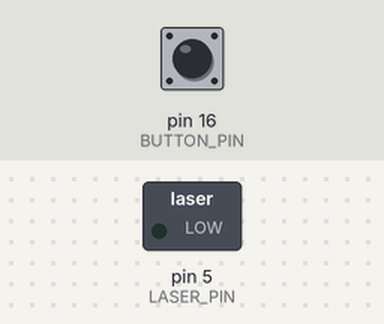
This sketch was run on a simulated Arduino Uno, built with avr-gcc and run on an emulated ATmega328P. On the bench: switched loads named in the sketch (green lamp = pin HIGH). The inputs (shaded band) are chosen by the test bench; at power-on: pin 16 (BUTTON_PIN) LOW.

Above: at 1.2 s.
1.3 s: pin 16 (BUTTON_PIN) pulled HIGH for 0.25 s
At 1.5 s:
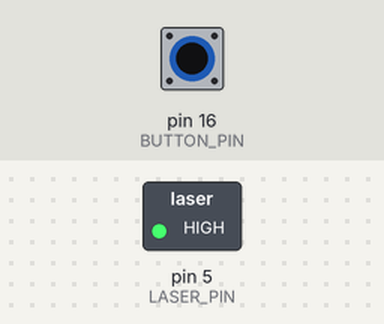
3.1 s: pin 16 (BUTTON_PIN) pulled HIGH for 3.2 s
At 7.7 s:
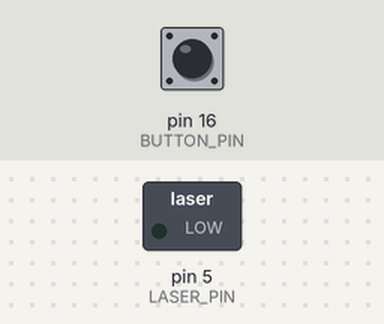
Timing chart, 0 to 9.2 s (numbered marks = the images above; inputs shaded):
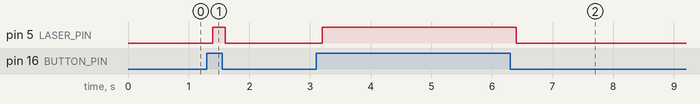

Measured:
- after the input at 1.3 s, pin 5 (LASER_PIN): LOW → HIGH after 0.10 s, → LOW 0.20 s later
- after the input at 3.1 s, pin 5 (LASER_PIN): LOW → HIGH after 0.10 s, → LOW 3.2 s later

The sketch:

laser-gun.ino
```cpp
#define BUTTON_PIN 16
#define LASER_PIN 5

void setup() {
  pinMode(BUTTON_PIN,INPUT);
  pinMode(LASER_PIN,OUTPUT);
}

void loop() {
  int buttonValue = digitalRead(BUTTON_PIN);
  if(buttonValue==HIGH)
  {
      digitalWrite(LASER_PIN,HIGH);
  }
  else
  {
    digitalWrite(LASER_PIN,LOW);
  }
  delay(200);
}
```
